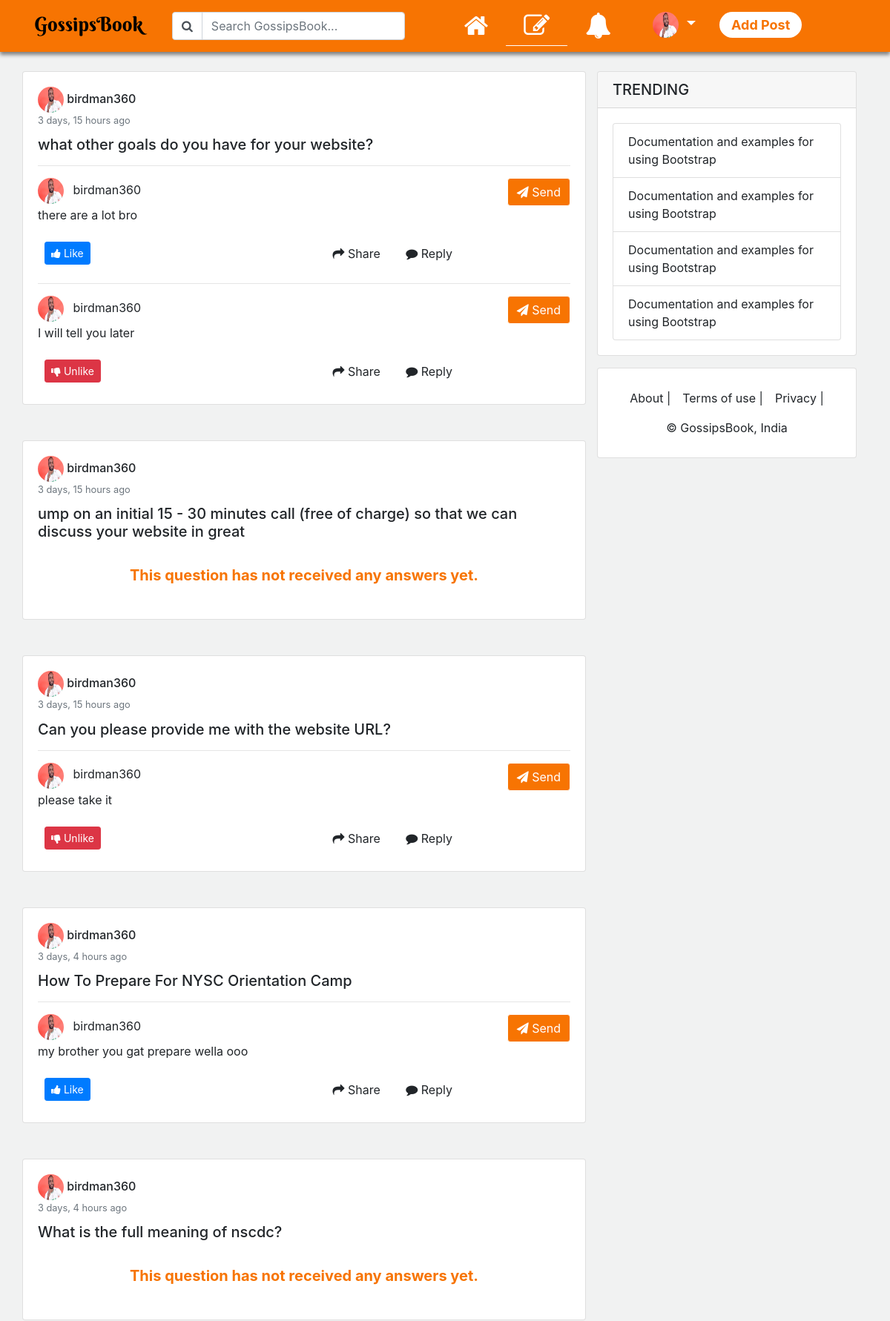
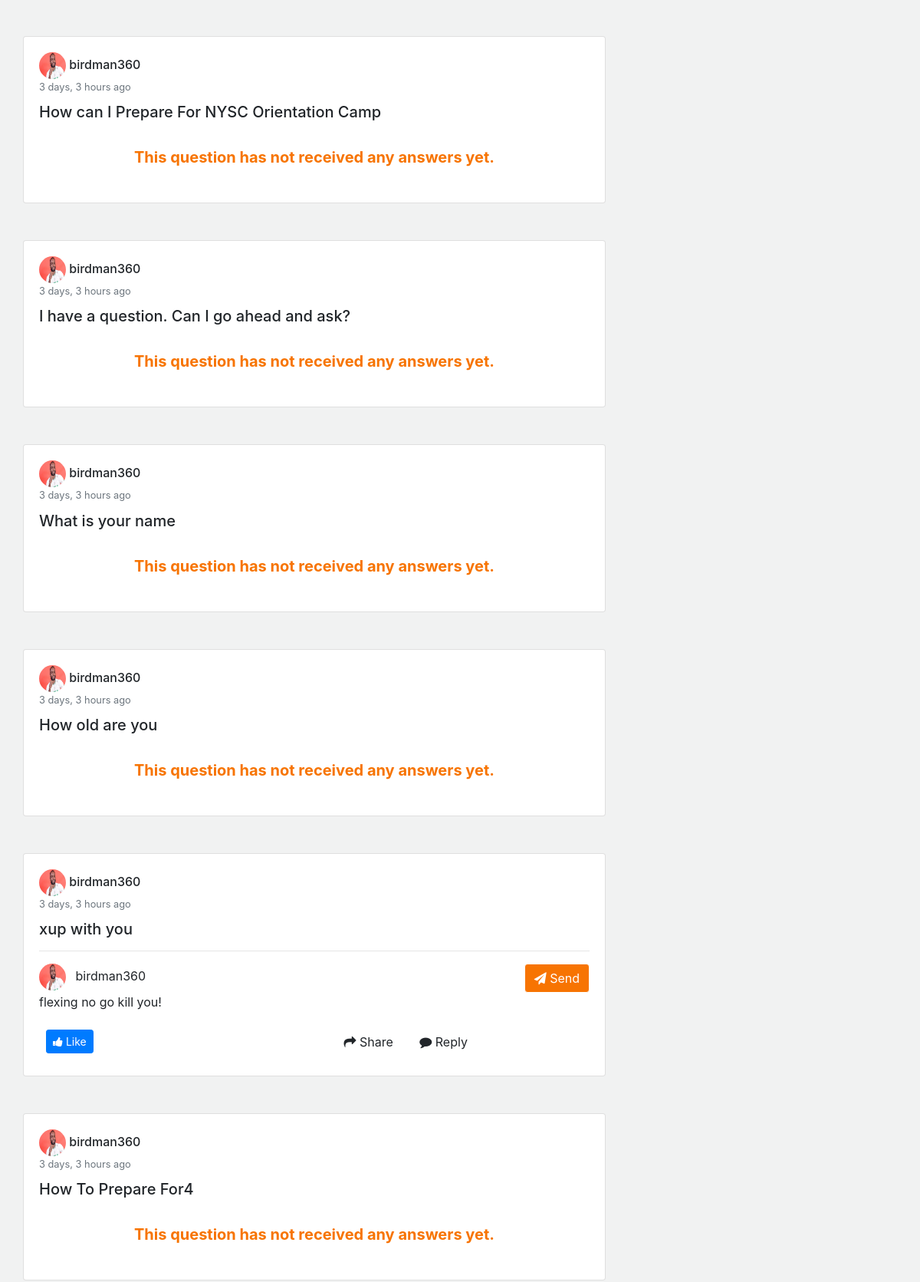
Screenshot of /answers (signed in, upper part) with the database file from the repository (2 pictures, top to bottom).
### users/models.py (models this page shows, shortened)
class Profile(models.Model):
    user = models.OneToOneField(User, on_delete=models.CASCADE)
    image = models.ImageField(default='default_profile_pic2.png', upload_to=upload_location, blank=True)
    bio = models.TextField(max_length=555, null=True, blank=True)
    interests = models.ManyToManyField(Interests, related_name='interests')
    followers = models.ManyToManyField(User, related_name='followers', blank=True)
    following = models.ManyToManyField(User, related_name='following', blank=True)
    date_created = models.DateTimeField(auto_now_add=True)
    date_updated = models.DateTimeField(auto_now=True)

### questions/models.py (models this page shows, shortened)
class QuestionsModel(models.Model):
    title = models.CharField(max_length=265, unique=True, help_text='What is the title of your question?',
                             verbose_name='Title')
    slug = models.SlugField(unique=True)
    date_published = models.DateTimeField(auto_now_add=True, verbose_name='Date Published')
    date_updated = models.DateTimeField(auto_now=True, verbose_name='Date Updated')
    author = models.ForeignKey(User, on_delete=models.CASCADE, related_name='question_author')
    image = models.ImageField(upload_to=upload_location, blank=True, null=True, help_text='Add image (optional)')
    tags = models.ManyToManyField(Tags, name='q_tags', blank=True)
    vote_up = models.ManyToManyField(User, related_name='vote_up', blank=True)
    vote_down = models.ManyToManyField(User, related_name='vote_down', blank=True)
    shares = models.IntegerField(default=0)
    def get_answers(self):
        answers = AnswersModel.objects.filter(question=self)
        return answers
    class Meta:
        verbose_name_plural = 'Questions'

### answers/models.py (models this page shows, shortened)
class AnswersModel(models.Model):
    question = models.ForeignKey('questions.QuestionsModel', on_delete=models.CASCADE, related_name='question')
    author = models.ForeignKey(User, on_delete=models.CASCADE, related_name='author')
    content = models.TextField(max_length=555)
    likes = models.ManyToManyField(User, blank=True)
    shares = models.IntegerField(default=0)
    reply = models.ForeignKey('questions.QuestionsModel', on_delete=models.CASCADE, related_name='reply', null=True, blank=True)
    send_count = models.IntegerField(default=0)
    date_published = models.DateTimeField(auto_now_add=True, verbose_name='Date Published')
    date_updated = models.DateTimeField(auto_now=True, verbose_name='Date Updated')
    class Meta:
        verbose_name_plural = 'Answers'

### answers/views.py (the view)
# urls.py: path('', answers_all, name='answers'),
def answers_all(request):
    questions_all = QuestionsModel.objects.all()
    if request.user.is_authenticated:
        questions = questions_all.filter(author=request.user)
        context = {'questions': questions}
        return render(request, 'answers/all.html', context)
    else:
        context = {'questions': questions_all}
        return render(request, 'answers/all_none_users.html', context)

### answers/templates/answers/all.html (shortened to what this page needs)
{% extends 'base.html' %}
{% load static %}
{% load humanize %}
{% block content %}
{% for question in questions %}
  {% include 'answers/all_answers.html' %}
{% endfor %}
{% endblock content %}
{% block navigation %}
      {% include 'navigation.html' %}
{% endblock navigation %}
{% block aside %}
      {% include 'aside.html' %}
{% endblock aside %}

### controls/templates/navigation.html (shortened to what this page needs)
{% load static %}
<nav class="navbar navbar-expand-lg navbar-light fixed-top">
    <div class="container">
        <div class="row">
              <a class="navbar-brand" href="{% url 'gossips:gossips_index' %}">
                  <img src="{% static 'images/GossipsBook.png' %}" alt="">
              </a>
            {% url 'questions:questions_index' as index_page %}
            {% url 'gossips:gossips_index' as gossips_page %}
            {% url 'cheaters:cheaters_index' as cheaters_page %}
            {% url 'answers:answers' as answers_page %}
            {% url 'cheaters:cheaters_index' as cheaters_page %}
              <div class="collapse navbar-collapse" id="navbarSupportedContent">
                <ul class="navbar-nav mr-auto">
                    <form class="form-inline input-group">
                         <div class="input-group-prepend">
                          <div class="input-group-text bg-white"><i class="fa fa-search"></i></div>
                        </div>
                      <input class="form-control mr-sm-2" type="search" placeholder="Search GossipsBook..." aria-label="Search">
                    </form>
                </ul>
                <ul class="navbar-nav mr-auto ml-5">
                      <li class="nav-item {% if request.path == gossips_page %} active {% endif %} {% if request.path == index_page %} active {% endif %} {% if request.path == cheaters_page %} active {% endif %}">
                        <a class="nav-link  pr-4 pl-4" title="Home" href="{% url 'gossips:gossips_index' %}" style="font-size: 35px; padding: 0px;">
                            <i class="fa fa-home"></i>
                        </a>
                      </li>
                      <li class="nav-item {% if request.path == answers_page %} active {% endif %}">
                        <a class="nav-link pr-4 pl-4" title="Answers" href="{% url 'answers:answers' %}" style="font-size: 35px; padding: 0px;"><i class="fa fa-edit"></i></a>
                      </li>
                      <li class="nav-item {% if request.path == notifications_page %} active {% endif %}">
                        <a class="nav-link pr-4 pl-4" title="Notification" href="#" style="font-size: 35px; padding: 0px;"><i class="fa fa-bell"></i></a>
                      </li>
                      <li class="nav-item dropdown pr-4 pl-4">
                        <a class="nav-link dropdown-toggle" href="#" id="navbarDropdown" role="button" data-toggle="dropdown" aria-haspopup="true" aria-expanded="false">
                            <img style="height:35px; width:35px;" class="img-fluid rounded-circle"
                                 src="{% if user.is_authenticated %} {{user.profile.image.url}} {% else %} {% static 'images/default_profile_pic2.png' %} {% endif %}">
                        </a>
                      </li>
                      <li class="nav-item d-none d-md-block">
                        <a class="nav-link p-1 pl-3 pr-3 mt-2"
                           title="Ask a question" href="#"
                           data-toggle="modal" data-target="#addPostPopup"
                           style="font-size: 18px; background-color: white; color: #F77402; border-radius: 20px; font-weight:bold;">
                            Add Post
                        </a>
                      </li>
                </ul>
                  </div>
        </div>
    </div>
</nav>

### answers/templates/answers/all_answers.html
{% load static %}
{% load humanize %}
<div class="row mb-5">
<div class="card w-100">
      <div class="card-body">
        <h6 class="card-title">
          <img style="height:35px; width:35px;" class="img-fluid rounded-circle" src="{{question.author.profile.image.url}}">
          {{question.author.username}}
            <div class="row">
                <div class="col">
                    <small class="text-muted">{{question.date_published|naturaltime}}</small>
                </div>
            </div>
        </h6>
        <h5>
          {{question.title|truncatewords:100}}
        </h5>
        {% for answer in question.get_answers %}
              <hr>
          <div class="row">
                <div class="col text-left">
                    <img style="height:35px; width:35px;" class="img-fluid rounded-circle" src="{{answer.author.profile.image.url}}">
                    <span class="ml-2"> {{answer.author.username}} </span>
                </div>
                <div class="col text-right">
                    <button type="button" style="background-color: #F77402; color: white; border-color: white" class="btn btn-primary"  data-toggle="modal" data-target="#send_to_category">
                    <i class="fa fa-paper-plane"></i>    Send
                    </button>
                </div>
          </div>
            <p class="card-text"> {{answer.content}}  </p>
          <div class="row">
            <div class="col m-2 pl-3">
                <form action="{% url 'answers:like_answer' answer.id%}">
                    {% if user in answer.likes.all %}
                    <button class="btn btn-sm btn-danger"> <i class="fa fa-thumbs-down"></i> Unlike </button>
                    {% else %}
                    <button class="btn btn-sm btn-primary"> <i class="fa fa-thumbs-up"></i> Like </button>
                    {% endif %}
                </form>
            </div>
            <div class="col m-2 p-1">
                <div class="col d-inline"> <i class="fa fa-share"></i> Share</div>
                <div class="col d-inline"><i class="fa fa-comment"></i> Reply</div>
            </div>
          </div>
          {% empty %}
          <div class="text-center p-4" style="color: #F77402; font-weight: bold; font-size: 20px;">
              This question has not received any answers yet.
          </div>
        {% endfor %}
   </div>
</div>
</div>

### static/css/custom.css (style rules this page uses)
body { background-color: #F1F2F2; }
.navbar { min-height: 50px; background-color: #F77402; box-shadow: 0px 4px 5px grey; }
.navbar a { font-size: 20px; }
.navbar-light .navbar-nav .nav-link { color: white; }
.navbar-light .navbar-nav .active>.nav-link, .navbar-light .navbar-nav .nav-link.active, .navbar-light .navbar-nav .nav-link.show, .navbar-light .navbar-nav .show>.nav-link { color: white; }
.active { padding-top: 0px; border-bottom: 1px solid white; }
.navbar-brand { padding: 0 10px; height: 50px; line-height: 50px; }

### rows the page displays
QuestionsModel: author.profile.image (picture), author.username "birdman360", date_published "3 days, 15 hours ago", title "what other goals do you have for your website?"
AnswersModel: author.profile.image (picture), author.username "birdman360", content "there are a lot bro", shows "Like"
AnswersModel: author.profile.image (picture), author.username "birdman360", content "I will tell you later", shows "Unlike"
QuestionsModel: author.profile.image (picture), author.username "birdman360", date_published "3 days, 15 hours ago", title "ump on an initial 15 - 30 minutes call (free of charge) so that we can discuss your website in great"
QuestionsModel: author.profile.image (picture), author.username "birdman360", date_published "3 days, 15 hours ago", title "Can you please provide me with the website URL?"
AnswersModel: author.profile.image (picture), author.username "birdman360", content "please take it", shows "Unlike"
QuestionsModel: author.profile.image (picture), author.username "birdman360", date_published "3 days, 4 hours ago", title "How To Prepare For NYSC Orientation Camp"
AnswersModel: author.profile.image (picture), author.username "birdman360", content "my brother you gat prepare wella ooo", shows "Like"
QuestionsModel: author.profile.image (picture), author.username "birdman360", date_published "3 days, 4 hours ago", title "What is the full meaning of nscdc?"
QuestionsModel: author.profile.image (picture), author.username "birdman360", date_published "3 days, 3 hours ago", title "How can I Prepare For NYSC Orientation Camp"
QuestionsModel: author.profile.image (picture), author.username "birdman360", date_published "3 days, 3 hours ago", title "I have a question. Can I go ahead and ask?"
QuestionsModel: author.profile.image (picture), author.username "birdman360", date_published "3 days, 3 hours ago", title "What is your name"
QuestionsModel: author.profile.image (picture), author.username "birdman360", date_published "3 days, 3 hours ago", title "How old are you"
QuestionsModel: author.profile.image (picture), author.username "birdman360", date_published "3 days, 3 hours ago", title "xup with you"
AnswersModel: author.profile.image (picture), author.username "birdman360", content "flexing no go kill you!", shows "Like"
QuestionsModel: author.profile.image (picture), author.username "birdman360", date_published "3 days, 3 hours ago", title "How To Prepare For4"
